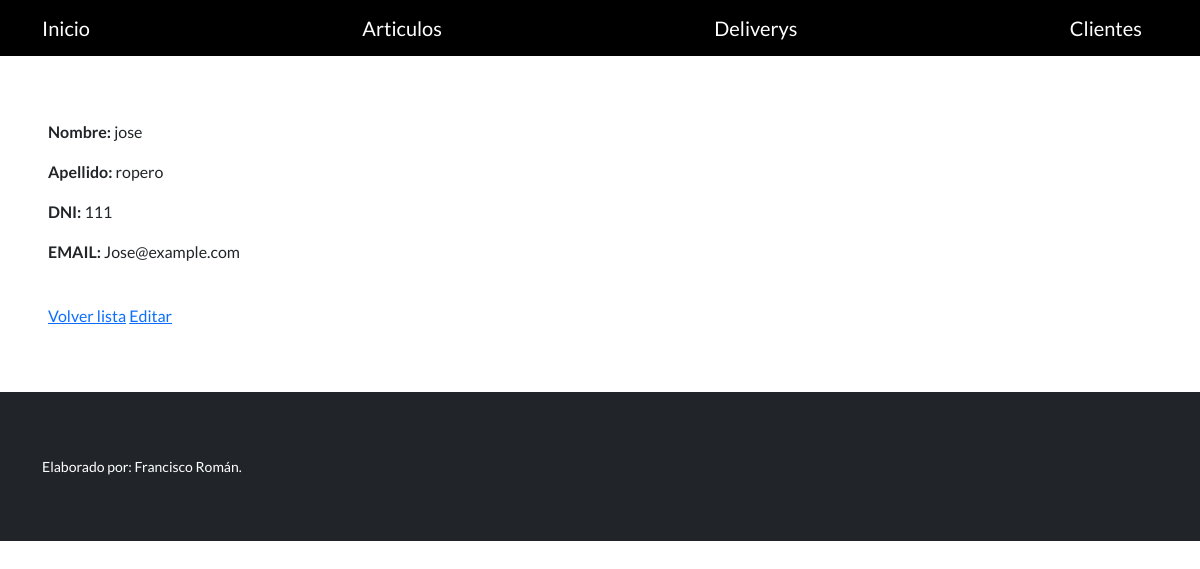
The page /appcontrol/cliente/2/ on the database its author committed.
### App_control/models.py (models this page shows, shortened)
class Cliente(models.Model):
    apellido = models.CharField(max_length=256)
    nombre = models.CharField(max_length=256)
    email = models.EmailField(blank=True)
    telefono = models.CharField(max_length=20, blank=True)
    dni = models.CharField(max_length=32)
    fecha_nacimiento = models.DateField(null=True)

### App_control/views.py (the view)
# urls.py: path('cliente/<int:pk>/', clienteDetailView.as_view(), name="ver_cliente"),
class clienteDetailView(DetailView):
    model = Cliente
    success_url = reverse_lazy('lista_cliente')

### App_control/templates/App_control/cliente_detail.html
{% extends "base.html" %}
{% block contenido %}
<p>
  <strong>Nombre:</strong> {{object.nombre}}
</p>
<p>
  <strong>Apellido:</strong> {{object.apellido}}
</p>
<p>
  <strong>DNI:</strong> {{object.dni}}
</p>
<p>
  <strong>EMAIL:</strong> {{object.email}}
</p>
<br>
<a href="{% url 'lista_cliente' %}">Volver lista</a>
<a href="{% url 'editar_cliente' object.id %}">Editar</a>
{% endblock contenido %}

### rows shown on the page
Cliente: nombre "jose", apellido "ropero", dni "111", email "Jose@example.com"
